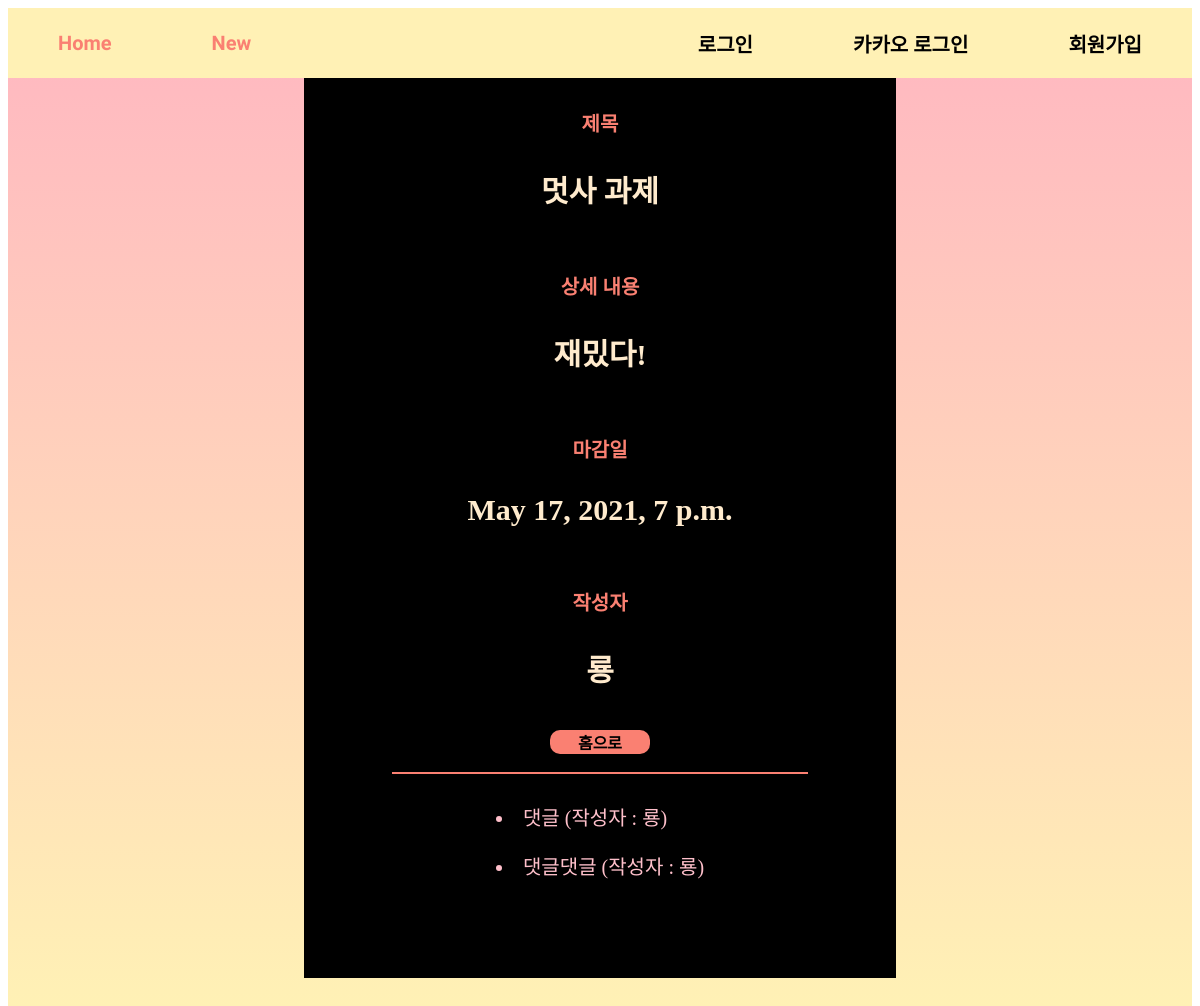
/detail/16, run on an earlier commit of the app's database.
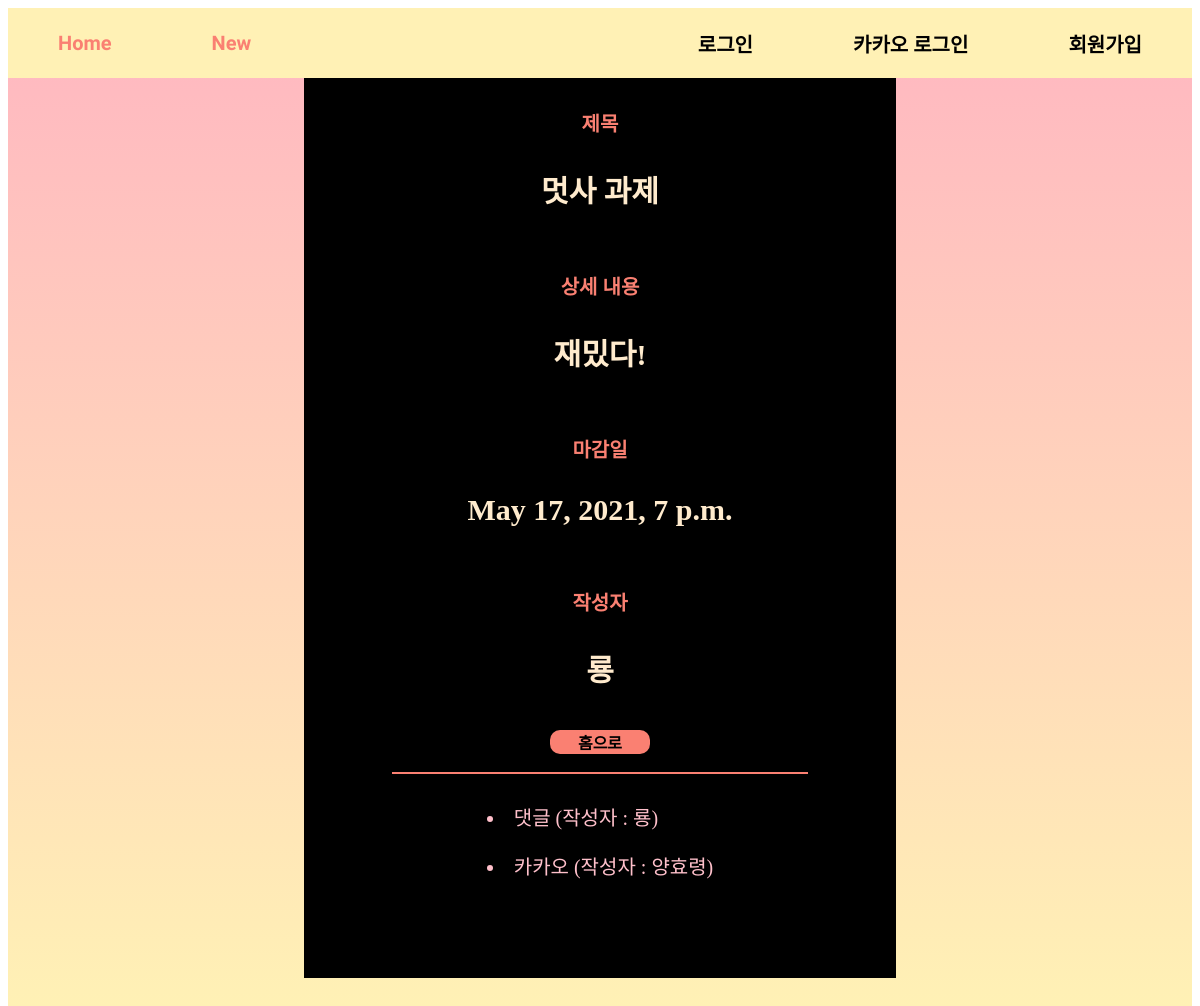
And on a later commit of the database.
### todoapp/models.py (models this page shows, shortened)
class List(models.Model):
    title = models.CharField(max_length=200, default='')
    content = models.TextField(default='')
    date = models.DateTimeField(default='')
    author = models.ForeignKey(User, on_delete=models.CASCADE, related_name='lists', null=True, default=None)

class Comment(models.Model):
    list = models.ForeignKey(List, on_delete=models.CASCADE, related_name='comments')
    content = models.TextField(default='')
    author = models.ForeignKey(User, on_delete=models.CASCADE, related_name='comments', null=True, default=None)

### todoapp/views.py (the view, shortened to what this page needs)
# urls.py: path('detail/<int:list_pk>', views.detail, name="detail"),
def detail(request, list_pk):
    list = List.objects.get(pk=list_pk)
    return render(request, 'detail.html', {'list': list})

### todoapp/templates/detail.html (shortened to what this page needs)
{% extends 'base.html' %}
{% block css %} {% load static %}
    <link rel="stylesheet" type ="text/css" href ="{% static 'detail.css'%}"/>
{% endblock %}
{% block entire %}
        <div class="li">
            <h2>제목</h2>
            <p>{{ list.title }}</p>
        </div>
        <div class="li">
            <h2>상세 내용</h2>
            <p>{{ list.content }}</p>
        </div>
        <div class="li">
            <h2>마감일</h2>
            <p>{{ list.date }}</p>
        </div>
        <div class="li">
            <h2>작성자</h2>
            <p>{{ list.author }}</p>
        </div>
        <div class="tag">
            <a href="{% url 'home' %}">홈으로</a>
        </div>
        <hr style="border: solid 1px salmon; width: 70%;">
        <div class="del">
            {% for comment in list.comments.all %}
            <li>{{ comment.content }} (작성자 : {{ comment.author.username }})
            {% endfor %}
        </div>
{% endblock %}

### todoapp/templates/base.html (shortened to what this page needs)
<!DOCTYPE html>
<html lang="en">
<head>
    {% load static %}
    {% load socialaccount %}
    <link rel="stylesheet" type="text/css" href="{% static 'base.css'%}" />
    {% block css %}
    {% endblock %}
</head>
<body>
    <div class="container">
        <div class="navbar">
            <div class="left">
                <div id="nav">
                    <a href="{% url 'home' %}">Home</a>
                </div>
                <div id="nav">
                    <a href="{% url 'new' %}">New</a>
                </div>
            </div>
            <div class="right">
                {% if user.is_authenticated %}
                <a class="nav-item">안녕하세요, {{ user.username }}님</a>
                <a class="nav-item" href="{% url 'logout' %}">로그아웃</a>
                {% else %}
                <a class="nav-item" href="{% url 'login' %}">로그인</a>
                <a class="nav-item" href="{% provider_login_url 'kakao' %}">카카오 로그인</a>
                <a class="nav-item" href="{% url 'signup' %}">회원가입</a>
                {% endif %}
            </div>
        </div>
        <div class="entire">
            {% block entire %}
            {% endblock %}
        </div>
    </div>
</body>
</html>

### todoapp/static/base.css (style rules this page uses)
.container { background: linear-gradient(to bottom, lightpink, #fff1b5); height: 1000px; }
.navbar { display: flex; flex-direction: row; justify-content: space-between; align-items: center; background-color: #fff1b5; width: 100%; height: 70px; }
#nav > a { font-family: 'Goblin One', cursive;; text-decoration-line: none ; color: salmon; font-size: 20px; font-weight: bold; margin: 0px 50px 0px 50px; }
.entire { display: flex; flex-direction: column; align-items: center; color: salmon; width: 50%; background-color: black; margin-left: 25%; height: 900px; }
.left { display: flex; flex-direction: row; justify-content: flex-start; align-items: center; background-color: #fff1b5; width: 100%; height: 70px; }
.right { display: flex; flex-direction: row; justify-content: flex-end; align-items: center; background-color: #fff1b5; width: 100%; height: 70px; }
.right > a { text-decoration-line: none ; color: black; font-size: 20px; font-weight: bold; margin: 0px 50px 0px 50px; }

### todoapp/static/detail.css (style rules this page uses)
h2 { font-size: 20px; margin: 30px; text-align: center; }
p { color: blanchedalmond; font-size: 30px; font-weight: bold; text-align: center; }
.tag > a { width: 100px; background-color: salmon; margin: 20px; text-align: center; border-radius: 10px; cursor: pointer; margin: 10px; color: black; text-decoration-line: none ; font-weight: bold; }
.tag { display: flex; flex-direction: row; justify-content: center; align-items: center; }
.del > li { color: pink; text-decoration-line: none ; font-size: 20px; cursor: pointer; margin: 20px; }

What changed in the data, as far as the page shows it:
removed Comment: content "댓글댓글", author.username "룡"
added Comment: content "카카오", author.username "양효령"
